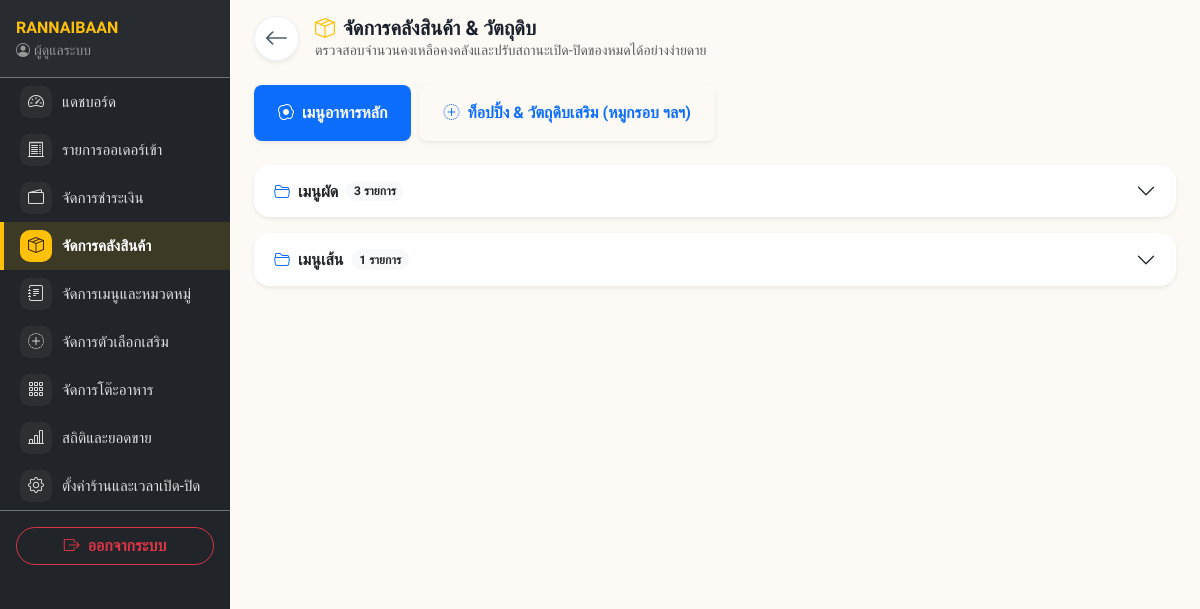
The page /owner/manage_stock.php (signed in) on the database its author committed.
### tables this page shows
CREATE TABLE `owner` (
  `owner_id` int(11) NOT NULL AUTO_INCREMENT,
  `username` varchar(50) NOT NULL,
  `password` varchar(255) NOT NULL,
  `email` varchar(100) DEFAULT NULL,
  `name` varchar(100) DEFAULT NULL,
  `phone` varchar(20) DEFAULT NULL,
  `logo_url` varchar(255) DEFAULT 'default_logo.png',
  `promptpay_qr` varchar(255) DEFAULT NULL,
  `bank_info` text DEFAULT NULL,
  `restaurant_name` varchar(255) DEFAULT NULL,
  `address` text DEFAULT NULL,
  `open_time` time DEFAULT NULL,
  `close_time` time DEFAULT NULL,
  `is_shop_open` tinyint(1) DEFAULT 0,
  `is_dinein_open` tinyint(1) NOT NULL DEFAULT 1,
  `is_takeaway_open` tinyint(1) NOT NULL DEFAULT 1,
  `max_queue` int(11) DEFAULT 20,
  `close_reason` varchar(255) DEFAULT '',
  `created_at` datetime DEFAULT current_timestamp(),
  `last_login` datetime DEFAULT NULL,
  `is_active` tinyint(1) DEFAULT 1,
  PRIMARY KEY (`owner_id`),
  UNIQUE KEY `username` (`username`)
);

CREATE TABLE `category` (
  `category_id` int(11) NOT NULL AUTO_INCREMENT,
  `category_name` varchar(100) NOT NULL,
  `is_active` tinyint(1) DEFAULT 1,
  PRIMARY KEY (`category_id`)
);

### owner/manage_stock.php (the view, shortened to what this page needs)
    <?php
include '../includes/header_owner.php';
include '../includes/nav_owner.php';
?>
<div class="main-content container-fluid pb-5 px-4 pt-3 text-dark">
    <div class="d-flex justify-content-between align-items-center mb-4">
        <div class="d-flex align-items-center">
            <a href="dashboard.php" class="btn btn-white rounded-circle me-3 shadow-sm d-flex align-items-center justify-content-center" style="width: 45px; height: 45px; border: 1px solid #edf2f7; background: #ffffff; color: #4a5568;" title="ย้อนกลับ">
                <i class="bi bi-arrow-left fs-4"></i>
            </a>
            <div>
                <h4 class="fw-bold mb-0" style="color: #1a202c; font-size: 1.25rem;">
                    <i class="bi bi-box-seam text-warning me-2"></i>จัดการคลังสินค้า & วัตถุดิบ
                </h4>
                <p class="text-muted small mb-0">ตรวจสอบจำนวนคงเหลือคงคลังและปรับสถานะเปิด-ปิดของหมดได้อย่างง่ายดาย</p>
            </div>
        </div>
    </div>
    <ul class="nav nav-pills mb-4 gap-2" id="stockTabs" role="tablist">
        <li class="nav-item" role="presentation">
            <button class="nav-link active rounded-3 px-4 py-3 fw-bold shadow-sm" id="items-tab" data-bs-toggle="pill" data-bs-target="#items-pane" type="button" role="tab">
                <i class="bi bi-egg-fried me-1"></i> เมนูอาหารหลัก
            </button>
        </li>
        <li class="nav-item" role="presentation">
            <button class="nav-link rounded-3 px-4 py-3 fw-bold shadow-sm" id="toppings-tab" data-bs-toggle="pill" data-bs-target="#toppings-pane" type="button" role="tab">
                <i class="bi bi-plus-circle-dotted me-1"></i> ท็อปปิ้ง & วัตถุดิบเสริม (หมูกรอบ ฯลฯ)
            </button>
        </li>
    </ul>
    <div class="tab-content" id="stockTabsContent">
        <div class="tab-pane fade show active" id="items-pane" role="tabpanel">
            <?php
            $items_by_cat_stock = [];
            $items_uncat_stock = [];
            $items_all_res = $conn->query("SELECT i.*, c.category_name FROM item i LEFT JOIN category c ON i.category_id = c.category_id ORDER BY i.stock_qty ASC, i.item_id DESC");
            if ($items_all_res) {
                while ($m = $items_all_res->fetch_assoc()) {
                    if (!empty($m['category_id'])) {
                        $items_by_cat_stock[$m['category_id']][] = $m;
                    } else {
                        $items_uncat_stock[] = $m;
                    }
                }
            }
            $item_cats_stock = [];
            $item_cats_res = $conn->query("SELECT category_id, category_name FROM category ORDER BY category_name ASC");
            if ($item_cats_res) { while ($c = $item_cats_res->fetch_assoc()) { $item_cats_stock[] = $c; } }
            $has_any_item = !empty($items_by_cat_stock) || !empty($items_uncat_stock);
            ?>
            <?php if (!$has_any_item): ?>
                <div class="text-center py-5">
                    <i class="bi bi-box display-1 text-muted opacity-25"></i>
                    <p class="mt-3 text-muted">ยังไม่มีรายการเมนูในระบบ</p>
                </div>
            <?php else: ?>
            <div class="accordion" id="stockItemsAccordion">
                <?php foreach ($item_cats_stock as $c):
                    $cid = $c['category_id'];
                ?>
                <div class="accordion-item border-0 shadow-sm rounded-4 overflow-hidden mb-3">
                    <h2 class="accordion-header">
                        <button class="accordion-button collapsed fw-bold" type="button" data-bs-toggle="collapse" data-bs-target="#stockItemsCat<?= $cid ?>">
                            <i class="bi bi-folder2-open text-primary me-2"></i>
                            <?= htmlspecialchars($c['category_name']) ?>
                            <span class="badge bg-light text-dark rounded-pill ms-2"><?= count($items_by_cat_stock[$cid]) ?> รายการ</span>
                        </button>
                    </h2>
                </div>
                <?php endforeach; ?>
            </div>
            <?php endif; ?>
        </div>
    </div>
</div>
<?php include '../includes/footer_owner.php'; ?>

### includes/nav_owner.php (shortened to what this page needs)
<?php
$current_page = basename($_SERVER['PHP_SELF']);
$owner_name = "ผู้ดูแลระบบ";
$restaurant_name = "Owner System";
if (isset($_SESSION['owner_id'])) {
    $o_id = $_SESSION['owner_id'];
    $stmt = $conn->prepare("SELECT name, restaurant_name, logo_url FROM owner WHERE owner_id = ?");
    $stmt->bind_param("i", $o_id);
    $stmt->execute();
    $result = $stmt->get_result();
    if ($result->num_rows > 0) {
        $o_info = $result->fetch_assoc();
        $owner_name = !empty($o_info['name']) ? $o_info['name'] : "ผู้ดูแลระบบ";
        $restaurant_name = !empty($o_info['restaurant_name']) ? $o_info['restaurant_name'] : "Owner System";
    }
}
$owner_nav_items = [
    ['page' => 'dashboard.php',        'icon' => 'bi-speedometer2',      'label' => 'แดชบอร์ด'],
    ['page' => 'manage_orders.php',    'icon' => 'bi-receipt-cutoff',    'label' => 'รายการออเดอร์เข้า'],
    ['page' => 'manage_payments.php',  'icon' => 'bi-wallet2',           'label' => 'จัดการชำระเงิน'],
    ['page' => 'manage_stock.php',     'icon' => 'bi-box-seam',          'label' => 'จัดการคลังสินค้า'],
    ['page' => 'manage_menu.php',      'icon' => 'bi-journal-text',      'label' => 'จัดการเมนูและหมวดหมู่'],
    ['page' => 'manage_toppings.php',  'icon' => 'bi-plus-circle-dotted','label' => 'จัดการตัวเลือกเสริม'],
    ['page' => 'manage_tables.php',    'icon' => 'bi-grid-3x3-gap',      'label' => 'จัดการโต๊ะอาหาร'],
    ['page' => 'reports.php',          'icon' => 'bi-bar-chart-line',    'label' => 'สถิติและยอดขาย'],
    ['page' => 'settings.php',         'icon' => 'bi-gear',              'label' => 'ตั้งค่าร้านและเวลาเปิด-ปิด'],
];
?>
<div class="owner-shell d-flex">
  <div class="offcanvas-lg offcanvas-start owner-sidebar bg-dark text-white" tabindex="-1" id="ownerSidebar">
    <div class="offcanvas-body p-0 d-flex flex-column">
      <div class="owner-sidebar-brand d-none d-lg-block px-3 py-3 border-bottom border-secondary">
        <div class="fw-bold text-warning text-truncate"><?= htmlspecialchars($restaurant_name) ?></div>
        <div class="small text-white-50 text-truncate"><i class="bi bi-person-circle me-1"></i><?= htmlspecialchars($owner_name) ?></div>
      </div>
      <ul class="nav flex-column flex-grow-1 mt-2 mt-lg-0">
        <?php foreach ($owner_nav_items as $item): ?>
        <li class="nav-item">
          <a class="owner-nav-link nav-link text-white py-2 px-3 <?= ($current_page == $item['page']) ? 'active' : ''; ?>" href="../owner/<?= $item['page'] ?>">
            <span class="owner-nav-icon"><i class="bi <?= $item['icon'] ?>"></i></span>
            <span><?= $item['label'] ?></span>
          </a>
        </li>
        <?php endforeach; ?>
      </ul>
      <div class="p-3 border-top border-secondary">
        <a href="../logout.php" class="btn btn-outline-danger w-100 rounded-pill fw-bold" onclick="return ownerConfirmNavigate(event, 'ยืนยันออกจากระบบ?', '../logout.php')">
            <i class="bi bi-box-arrow-right me-2"></i>ออกจากระบบ
        </a>
      </div>
    </div>
  </div>
  <div class="owner-main flex-grow-1">

### assets/css/owner.css (style rules this page uses)
:root { --bg-body: #fdfaf5; --primary-brown: #795548; --dark-brown: #3e2723; --accent-soft: #d7ccc8; }
body { font-family: 'Sarabun', sans-serif; background-color: var(--bg-body); color: var(--dark-brown); }
h1, h2, h3, h4, h5, .font-mitr { font-family: 'Mitr', sans-serif; }
.owner-shell { align-items: stretch; min-height: 100vh; }
.owner-sidebar { --bs-offcanvas-width: min(78vw, 300px); }
@media (min-width: 992px) { .owner-sidebar { width: 230px; flex-shrink: 0; position: sticky; top: 0; height: 100vh; overflow-y: auto; } }
.owner-main { min-width: 0; }
@media (min-width: 992px) { body { padding-top: 0 !important; } }
.owner-sidebar-brand { background-color: rgba(255, 255, 255, 0.03); }
.owner-nav-link { display: flex; align-items: center; gap: 10px; font-size: 0.95rem; border-left: 4px solid transparent; opacity: 0.85; transition: 0.2s; }
.owner-nav-link.active { opacity: 1; background-color: rgba(255, 193, 7, 0.12); border-left-color: #ffc107; color: #fff; font-weight: bold; }
.owner-nav-icon { display: inline-flex; align-items: center; justify-content: center; width: 32px; height: 32px; min-width: 32px; border-radius: 10px; background-color: rgba(255, 255, 255, 0.06); font-size: 1rem; transition: 0.2s; }
.owner-nav-link.active .owner-nav-icon { background-color: #ffc107; color: #3e2723; }

### includes/header_owner.php (style rules this page uses)
@media (min-width: 992px) { body { padding-top: 0 !important; } }

### rows shown on the page
owner: restaurant_name "RANNAIBAAN", name "ผู้ดูแลระบบ"
category: category_name "เมนูผัด", category_id "3"
category: category_name "เมนูเส้น", category_id "1"

### other values the page prints
$item['label'] "แดชบอร์ด"
$item['label'] "รายการออเดอร์เข้า"
$item['label'] "จัดการชำระเงิน"
$item['label'] "จัดการคลังสินค้า"
$item['label'] "จัดการเมนูและหมวดหมู่"
$item['label'] "จัดการตัวเลือกเสริม"
$item['label'] "จัดการโต๊ะอาหาร"
$item['label'] "สถิติและยอดขาย"
$item['label'] "ตั้งค่าร้านและเวลาเปิด-ปิด"
